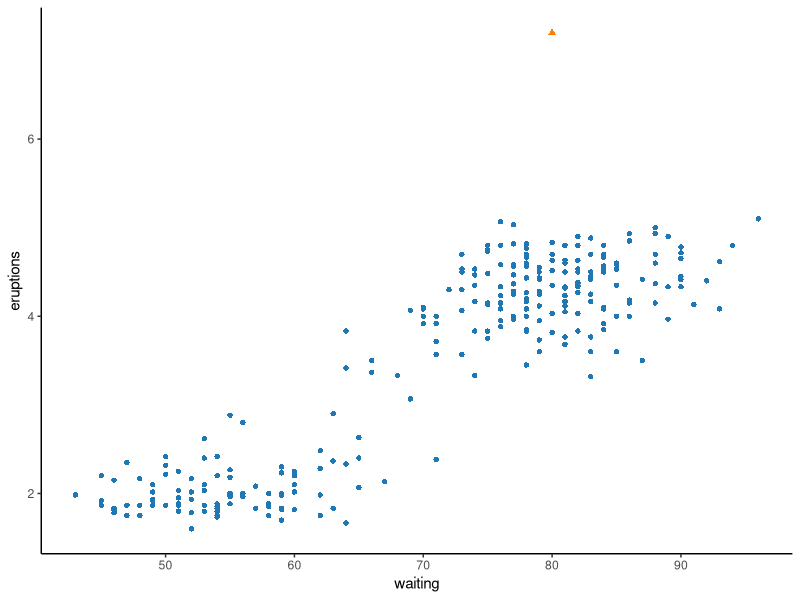

Here is the R script that generated this plot: (Note: this script raises an error after producing the figure.)
## ---- chunk 1
knitr::opts_chunk$set(echo = TRUE)
## ---- chunk 2
library(tidyverse)
library(cowplot)
library(RColorBrewer)

## ---- chunk 3
data(faithful)
theme_set(theme_classic())
palette <- brewer.pal(n = 12, name = "Paired")
col <- palette[c(2, 8)]
outlier <- c(7.204, 80, 1)
names(outlier) <- c("eruptions", "waiting", "outlier_ind")
faithful_w_outlier <- faithful |>
    mutate(outlier_ind = 0) |>
    bind_rows(outlier) |>
    mutate(outlier_ind = as.factor(outlier_ind))
p1a <- faithful |>
    ggplot() +
    geom_point(aes(x = waiting, y = eruptions), color = col[1]) +
    geom_smooth(method = "lm", color = palette[6])
p1b <- faithful_w_outlier |>
    ggplot(aes(color = outlier_ind, shape = outlier_ind)) +
    geom_point(aes(x = waiting, y = eruptions)) +
    scale_color_manual(values = col) +
    theme(legend.position = "none")
p1 <- plot_grid(p1a, p1b, ncol = 2)
p1

